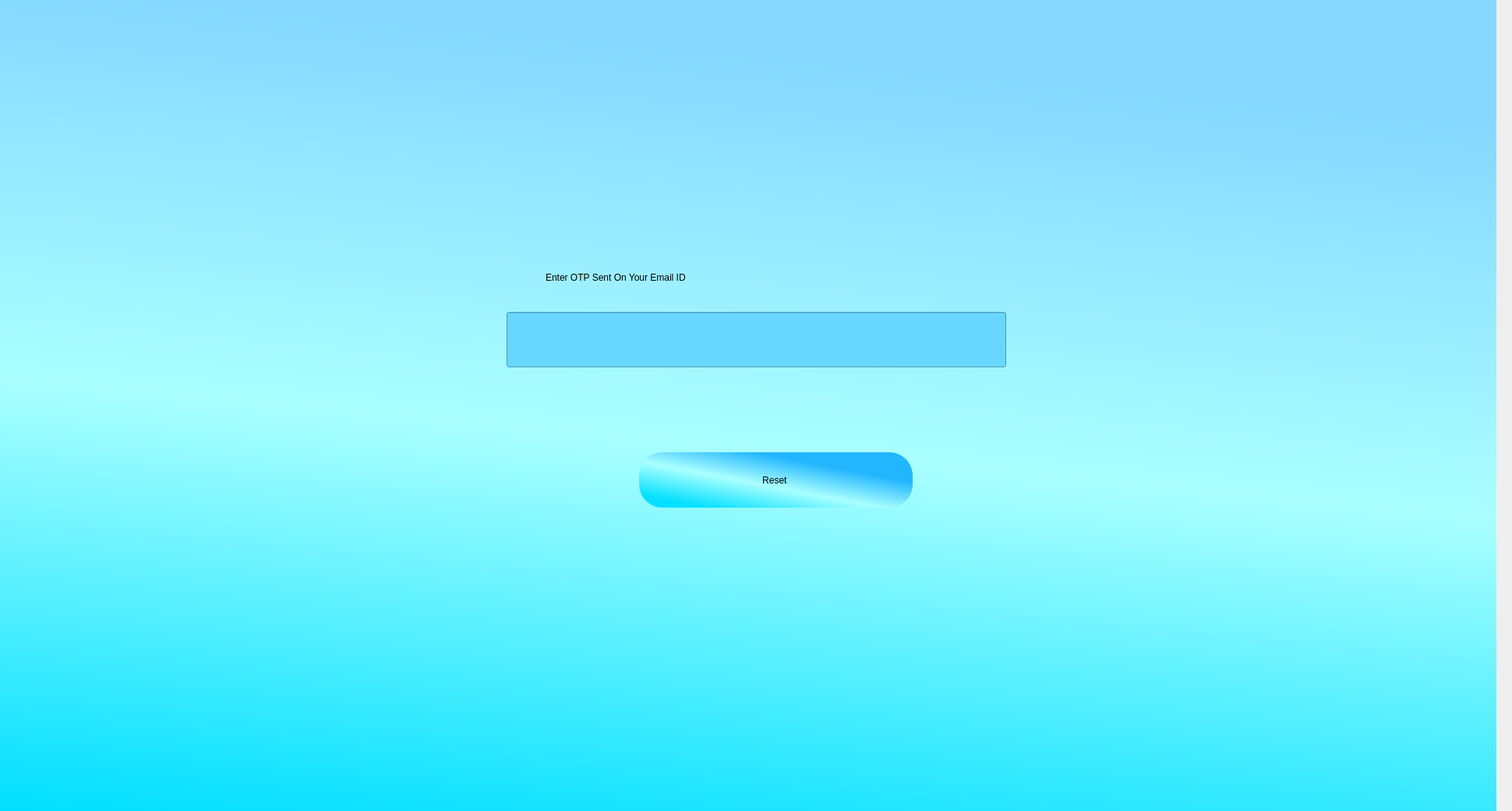
<?xml version="1.0" encoding="UTF-8"?>
<ui version="4.0">
 <class>Dialog</class>
 <widget class="QDialog" name="Dialog">
  <property name="geometry">
   <rect>
    <x>0</x>
    <y>0</y>
    <width>1940</width>
    <height>1040</height>
   </rect>
  </property>
  <property name="windowTitle">
   <string>Dialog</string>
  </property>
  <widget class="QWidget" name="widget" native="true">
   <property name="geometry">
    <rect>
     <x>0</x>
     <y>0</y>
     <width>1920</width>
     <height>1040</height>
    </rect>
   </property>
   <property name="styleSheet">
    <string notr="true">QWidget#widget{
background-color:qlineargradient(spread:pad, x1:0, y1:1, x2:0.174, y2:0, stop:0 rgba(0, 223, 255, 255), stop:0.517413 rgba(170, 255, 255, 255), stop:1 rgba(133, 215, 255, 255));}</string>
   </property>
   <widget class="QPushButton" name="signuplbl">
    <property name="geometry">
     <rect>
      <x>820</x>
      <y>580</y>
      <width>351</width>
      <height>71</height>
     </rect>
    </property>
    <property name="styleSheet">
     <string notr="true">QPushButton
{
border-radius:30px;
background-color:qlineargradient(spread:pad, x1:0.203592, y1:0.955, x2:0.786, y2:0.346682, stop:0 rgba(6, 224, 255, 255), stop:0.517413 rgba(170, 255, 255, 255), stop:1 rgba(34, 182, 255, 255));
font: 20pt &quot;Lucida Calligraphy&quot;;
}
QPushButton:hover
{
border-radius:30px;
background-color:qlineargradient(spread:pad, x1:0, y1:1, x2:1, y2:0.102318, stop:0 rgba(6, 24, 255, 255), stop:0.517413 rgba(66, 252, 255, 255), stop:1 rgba(0, 55, 255, 255));
font: 20pt &quot;Lucida Calligraphy&quot;;
}</string>
    </property>
    <property name="text">
     <string>Reset </string>
    </property>
    <property name="default">
     <bool>false</bool>
    </property>
   </widget>
   <widget class="QLineEdit" name="ppotpp">
    <property name="geometry">
     <rect>
      <x>650</x>
      <y>400</y>
      <width>641</width>
      <height>71</height>
     </rect>
    </property>
    <property name="styleSheet">
     <string notr="true">QLineEdit{
background-color:rgb(103, 215, 255);
font: 12pt &quot;Lucida Bright&quot;;}
QLineEdit:focus{
border:2px solid #FBAD25;
background-color:rgb(0, 255, 255);
font: 12pt &quot;Lucida Bright&quot;;}</string>
    </property>
    <property name="text">
     <string/>
    </property>
   </widget>
   <widget class="QLabel" name="usernamelbl">
    <property name="geometry">
     <rect>
      <x>700</x>
      <y>340</y>
      <width>591</width>
      <height>31</height>
     </rect>
    </property>
    <property name="styleSheet">
     <string notr="true">font: 16pt &quot;Lucida Calligraphy&quot;;</string>
    </property>
    <property name="text">
     <string>Enter OTP Sent On Your Email ID</string>
    </property>
   </widget>
   <widget class="QLabel" name="errorlineedt">
    <property name="geometry">
     <rect>
      <x>760</x>
      <y>510</y>
      <width>481</width>
      <height>41</height>
     </rect>
    </property>
    <property name="styleSheet">
     <string notr="true">font: italic 12pt &quot;Lucida Bright&quot;;color:rgb(244, 55, 58);</string>
    </property>
    <property name="text">
     <string/>
    </property>
   </widget>
  </widget>
 </widget>
 <resources>
  <include location="../../../anaconda3/Library/bin/abc.qrc"/>
  <include location="images.qrc"/>
 </resources>
 <connections/>
</ui>
